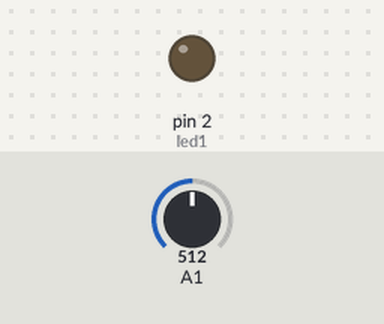
The sketch below on a simulated Arduino Uno, built with avr-gcc and run on an emulated ATmega328P. Shown: output pins drawn as LEDs (lit = HIGH). The test bench sets the inputs (shaded band); at power-on: A1 = 512.

Above: at 1.2 s.
1.3 s: A1 set to 394
3.5 s: A1 set to 378
At 5.4 s:
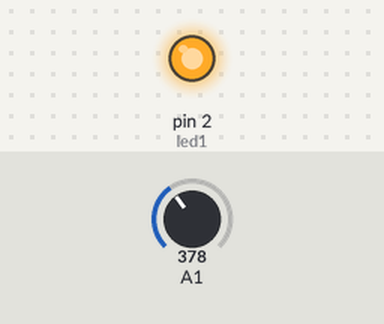
Timing chart, 0 to 12.0 s (numbered marks = the images above; inputs shaded):
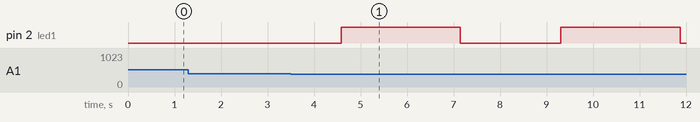

Measured:
- the behaviour switches between 386 and 385 on A1 (found by bisection; images 0 and 1)
- after the input at 1.3 s, every drawn part: stays the same
- after the input at 3.5 s, pin 2 (led1): alternates HIGH for 2.6 s and LOW for 2.2 s, starting after 1.1 s

The sketch:

2_fading.ino
```cpp
const int led1 = 2;
const int temps = 10; //Temps de pause pour chaque etat
const int minLum = 20; // luminosité minimale de la led
const int maxLum = 255; // luminosité miximale de la led
const float tensionSeuil = 2.0;//tension de seuil de la led
void setup() {
  // put your setup code here, to run once:
  pinMode(led1, OUTPUT);
}

void loop() {
  // on lit la tension sur le potentiomètre
  int tensionPotentio = analogRead(1);
  // Nous convertissons la valeur du potentiomètre, qui varie de 0 à 1023, en une valeur qui varie de 0 à 255.
  int voltage = (255*tensionPotentio) / 1023 ; // Nous aurions également pu utiliser la fonction map d'Arduino pour effectuer une conversion plus rapide.
  while(voltage >= tensionSeuil)
  {
    for(int i = 20; i <= 255; ++i)
    {
      analogWrite(2, i);
      delay(temps);
    }
    for(int j = maxLum; j >= minLum; --j)
    {
      analogWrite(2,j);
      delay(temps);
    }
  }
  if(voltage < tensionSeuil)
  {
    analogWrite(2,0);
  }

}
```
